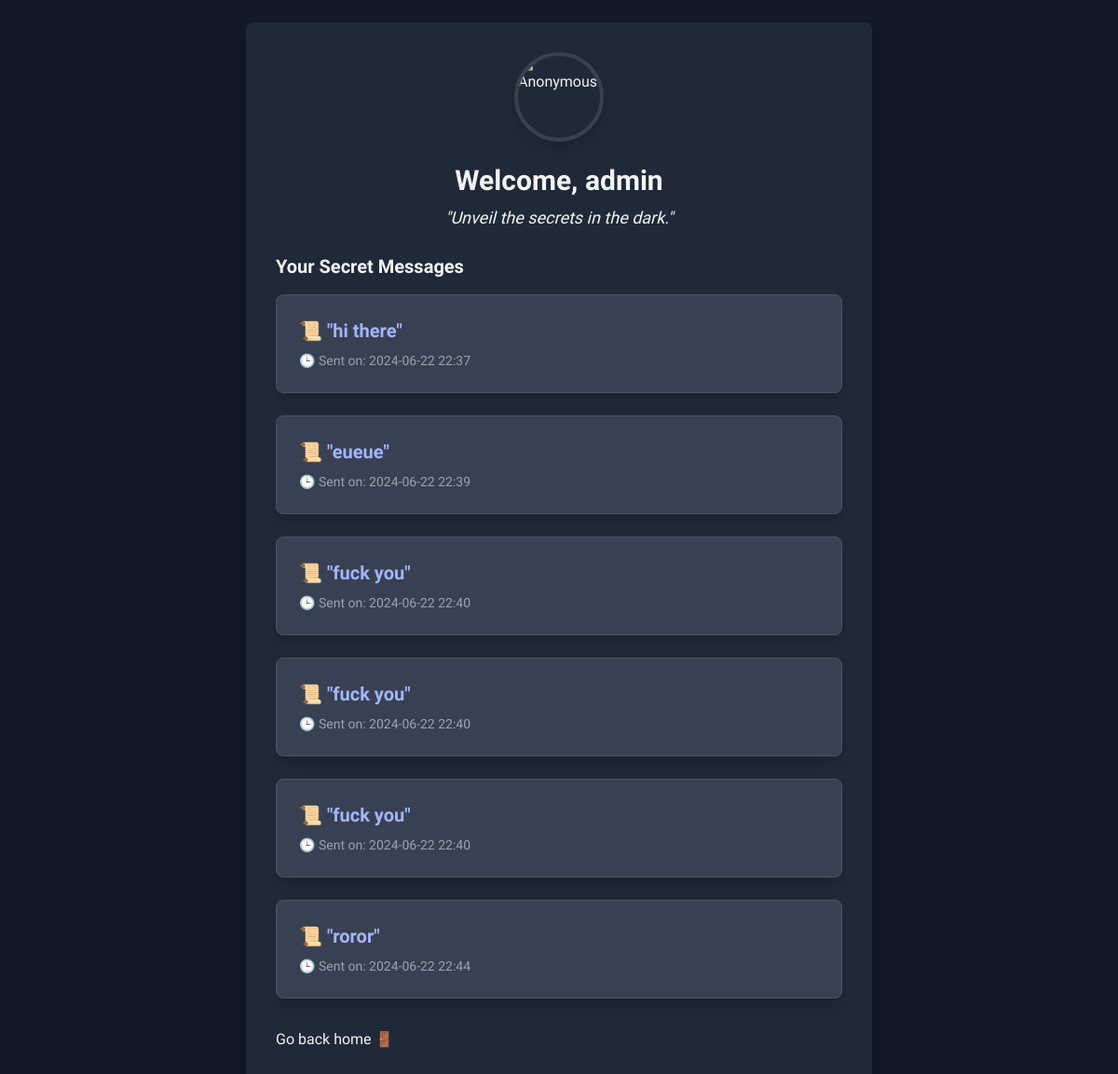
The app's page /list/ (signed in) with its own data.
### app/models.py (models this page shows, shortened)
class Message(models.Model):
    user = models.ForeignKey(User, on_delete=models.CASCADE)
    message = models.TextField()
    created = models.DateTimeField(auto_now_add=True)

### app/views.py (the view)
# urls.py: path('list/', message_list, name='list')
def message_list(request):
    messages = Message.objects.filter(user= request.user)
    return render(request, 'list.html', {'message': messages})

### app/templates/list.html (shortened to what this page needs)
<!DOCTYPE html>
<html lang="en">
<head>
    <link href="https://cdn.jsdelivr.net/npm/tailwindcss@2.2.19/dist/tailwind.min.css" rel="stylesheet">
</head>
<body class="bg-gray-900 text-gray-100 min-h-screen flex flex-col items-center justify-center p-6 dark:bg-black dark:text-white">
    <div class="w-full max-w-2xl bg-gray-800 dark:bg-gray-900 shadow-lg rounded-lg p-8">
        <div class="flex justify-center mb-6">
            <img src="https://encrypted-tbn0.gstatic.com/images?q=tbn:ANd9GcTeR-sUw-_3MPYww38XcEJsmNCTisfJWIS24Q&s" alt="Anonymous" class="w-24 h-24 rounded-full border-4 border-gray-700 shadow-lg">
        </div>
        <div class="text-center mb-6">
            <h1 class="text-3xl font-bold mb-2">Welcome, {{ user.username }}</h1>
            <p class="text-lg italic">"Unveil the secrets in the dark."</p>
        </div>
        <div class="mb-8">
            <h2 class="text-xl font-semibold mb-4">Your Secret Messages</h2>
            <ul class="space-y-6">
                {% for messages in message %}
                    <li class="bg-gray-700 dark:bg-gray-800 p-6 rounded-lg shadow-lg border border-gray-600">
                        <div class="text-xl font-semibold text-indigo-300 mb-2">
                            📜 "{{ messages.message }}"
                        </div>
                        <div class="text-sm text-gray-400">
                            🕒 Sent on: {{ messages.created|date:"Y-m-d H:i" }}
                        </div>
                    </li>
                {% endfor %}
            </ul>
        </div>
        <a href="{% url 'home' %}" >Go back home 🚪</a>
    </div>
</body>
</html>

### app/templates/list.html (style rules this page uses)
* { font-family: "Rajdhani", sans-serif; font-weight: 400; font-style: normal; }

### records on screen
Message: message "hi there", created "2024-06-22 22:37"
Message: message "eueue", created "2024-06-22 22:39"
Message: message "fuck you", created "2024-06-22 22:40"
Message: message "fuck you", created "2024-06-22 22:40"
Message: message "fuck you", created "2024-06-22 22:40"
Message: message "roror", created "2024-06-22 22:44"

### other values on screen
{{ user.username }} "admin"
